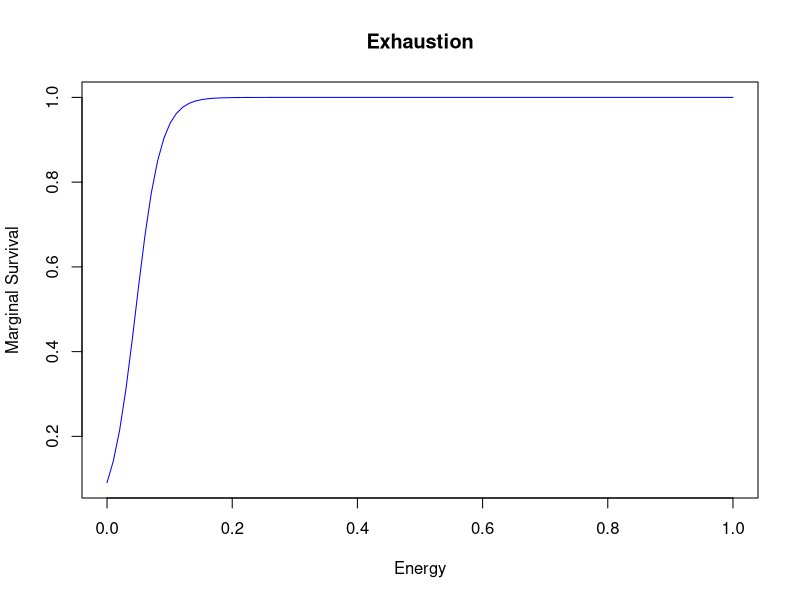
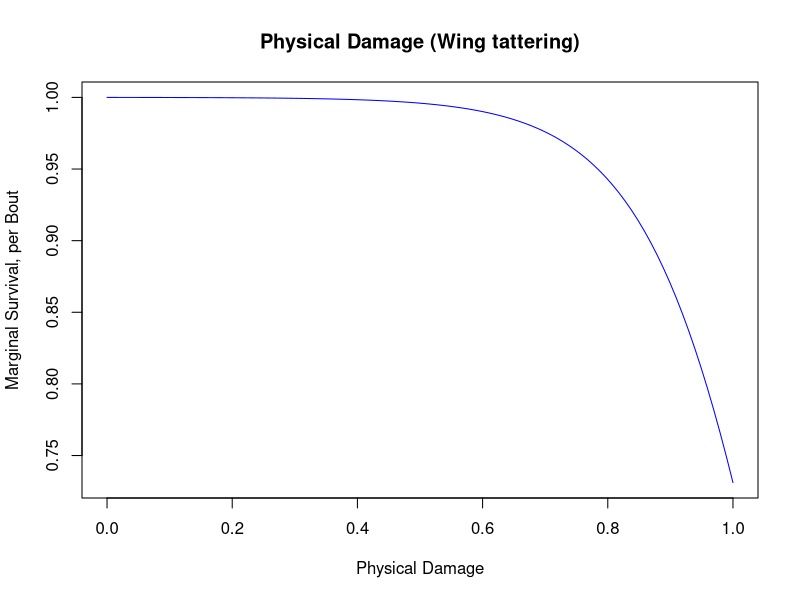
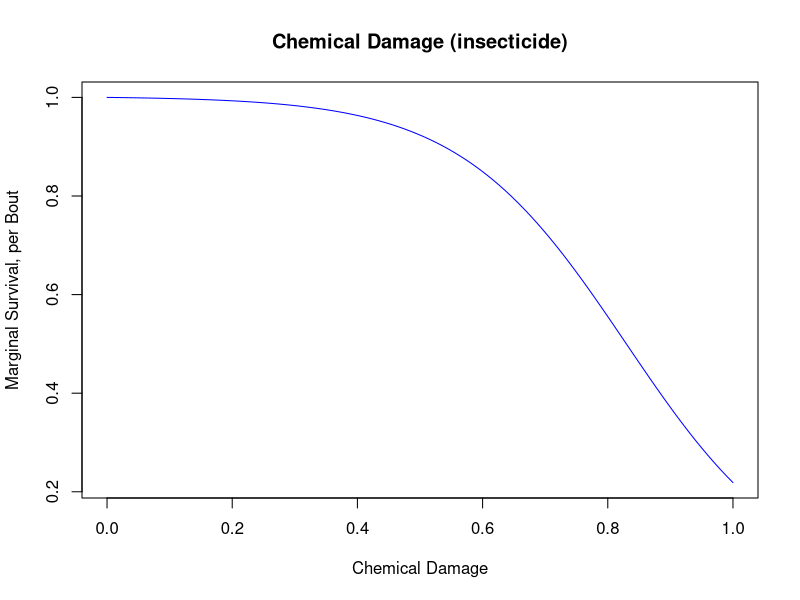
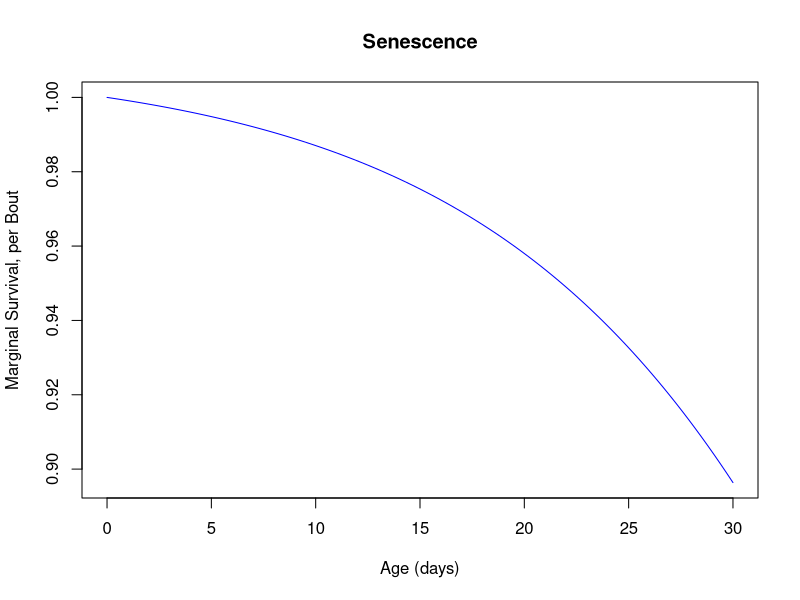
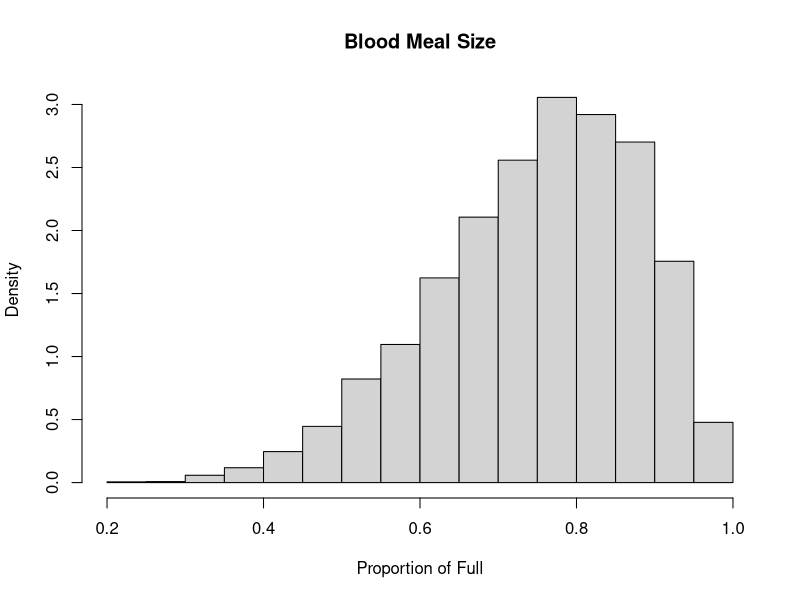
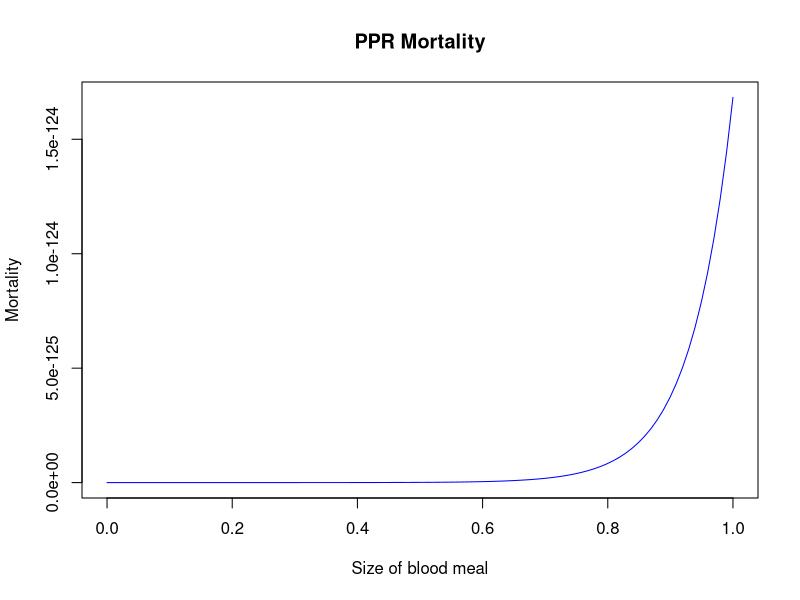
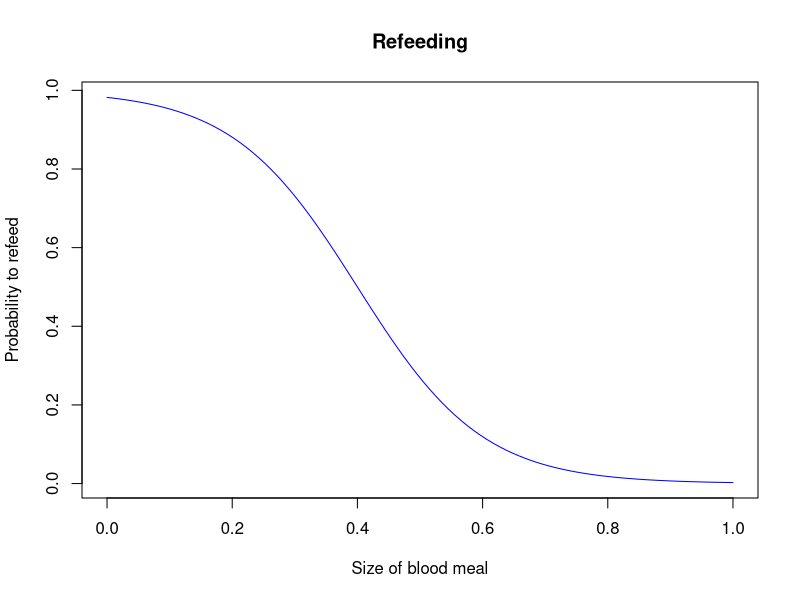
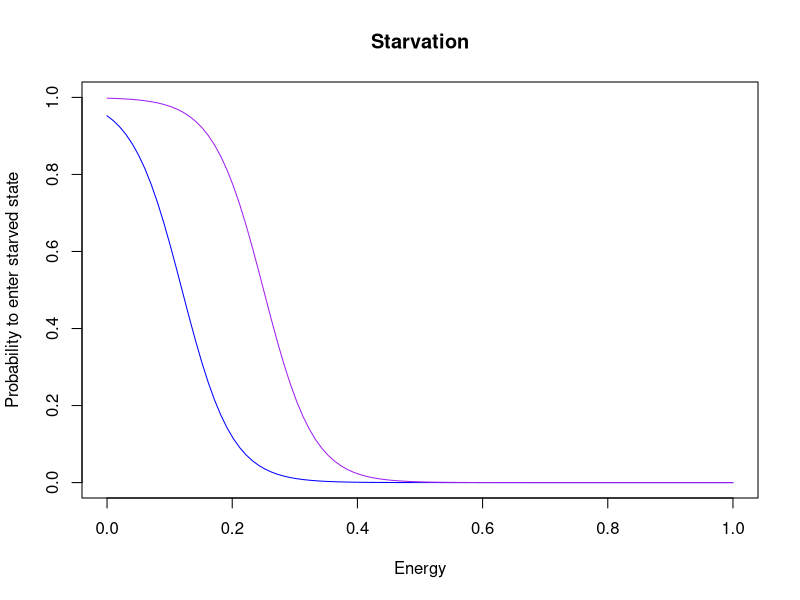

These charts were generated, in order, by the following R code:
## ---- chunk 1
knitr::opts_chunk$set(echo = TRUE)
## ---- chunk 2
pEnergySurvival <- function(x,S_a=50,S_b=10){
  exp(S_a*x)/(S_b + exp(S_a*x))
}
## ---- chunk 3
x=seq(0,1,length.out=100)
plot(x, pEnergySurvival(x),type = "l", col ="blue", 
     xlab= "Energy", 
     ylab = "Marginal Survival", 
     main = "Exhaustion")
#lines(x, 1-pSugarBout(x,0), col = "purple")
## ---- chunk 4
pTatter <- function(x,ttr_a=9,ttr_b=10){
  (2+exp(ttr_b))/(1+exp(ttr_b)) - exp(x*ttr_a)/(exp(ttr_b) + exp(x*ttr_a))
} 
## ---- chunk 5

x=seq(0,1,length.out=100)
plot(x, pTatter(x),type = "l", col ="blue", 
     xlab= "Physical Damage", 
     ylab = "Marginal Survival, per Bout", 
     main = "Physical Damage (Wing tattering)")
## ---- chunk 6
pChem <- function(x,chm_a=7.5,chm_b=500){
  (2+chm_b)/(1+chm_b) - exp(x*chm_a)/(chm_b + exp(x*chm_a))
}
## ---- chunk 7
x=seq(0,1,length.out=100)
plot(x, pChem(x),type = "l", col ="blue", 
     xlab= "Chemical Damage", 
     ylab = "Marginal Survival, per Bout", 
     main = "Chemical Damage (insecticide)")
## ---- chunk 8
pSenesce <- function(x,sns_a=0.085,sns_b=100){
  (2+sns_b)/(1+sns_b) - exp(x*sns_a)/(sns_b+exp(x*sns_a))
}
## ---- chunk 9
x=seq(0,30,length.out=100)
plot(x, pSenesce(x),type = "l", col ="blue", 
     xlab= "Age (days)", 
     ylab = "Marginal Survival, per Bout", 
     main = "Senescence")
## ---- chunk 10
rBloodMealSize = function(bm_a=7.5, bm_b=2.5){rbeta(1,bm_a,bm_b)}
## ---- chunk 11
hist(replicate(10000, rBloodMealSize()), 20, main = "Blood Meal Size", xlab = "Proportion of Full", probability=TRUE)
## ---- chunk 12
# This function computes the probability 
# of surviving the post-prandial resting flight
pPPRFlight <- function(x,PPR_a=15,PPR_b=300){
  exp(PPR_a*x)/(exp(PPR_b) + exp(PPR_a*x))
}
## ---- chunk 13
x=seq(0,1,length.out=100)
plot(x, pPPRFlight(x),type = "l", col ="blue", 
     xlab= "Size of blood meal", 
     ylab = "Mortality",
     main = "PPR Mortality")
## ---- chunk 14
# The probability of refeeding as a 
# function of the bloodmeal size
pReFeed <- function(x,rf_a=10,rf_b=4){
  1 - exp(rf_a*x)/(exp(rf_b)+ exp(rf_a*x))
}
## ---- chunk 15
x=seq(0,1,length.out=100)
plot(x, pReFeed(x),type = "l", col ="blue", 
     xlab= "Size of blood meal", 
     ylab = "Probability to refeed",
     main = "Refeeding")
## ---- chunk 16
pSugarBout <- function(x,omega,S_sa=25,S_sb=20,S_w=5,S_p=2){
  exp(S_sa)/(S_sb*(1+(omega*S_w)^S_p)+exp(S_sa))-exp(S_sa*x)/(S_sb*(1+(omega*S_w)^S_p)+exp(S_sa*x))
}
## ---- chunk 17

x=seq(0,1,length.out=100)
plot(x, pSugarBout(x,0),type = "l", col ="blue", ylim = c(0,1), 
     xlab= "Energy", 
     ylab = "Probability to enter starved state", 
     main = "Starvation")
lines(x, pSugarBout(x,1), col = "purple")
